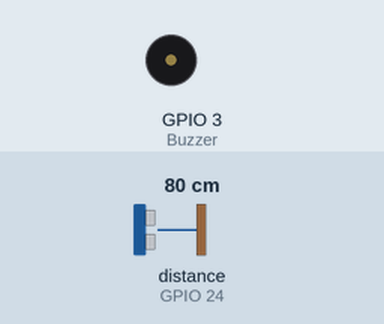
Bench run of a program on a simulated Raspberry Pi (BCM pin numbers). Parts: buzzer (waves = sounding, pin HIGH). The test bench sets the inputs (shaded band); at power-on: distance to the obstacle (sensor on GPIO 24) 80 cm. The echo pulse lasts 58.3 µs per cm; what the program prints to the terminal is not drawn.

Above: at 0.2 s.
Timing chart, 0 to 4.6 s (numbered marks = the images above):
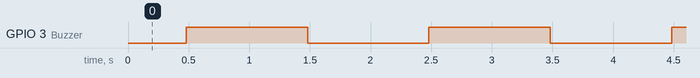

Measured:
- by itself, GPIO 3 (Buzzer): alternates HIGH for 1.0 s and LOW for 1.0 s

The program:

Distance.py
```python
from gpiozero import DistanceSensor,Buzzer
from time import sleep

sn = DistanceSensor(echo=24,trigger=18)
bz = Buzzer(3)

while True:
    if sn.distance <10:
        print('distance is less than 10',sn.distance)
        bz.on()
        sleep(1)
        bz.off()
    else:
      print ('Distance :',dist)
    sleep (1)
```
